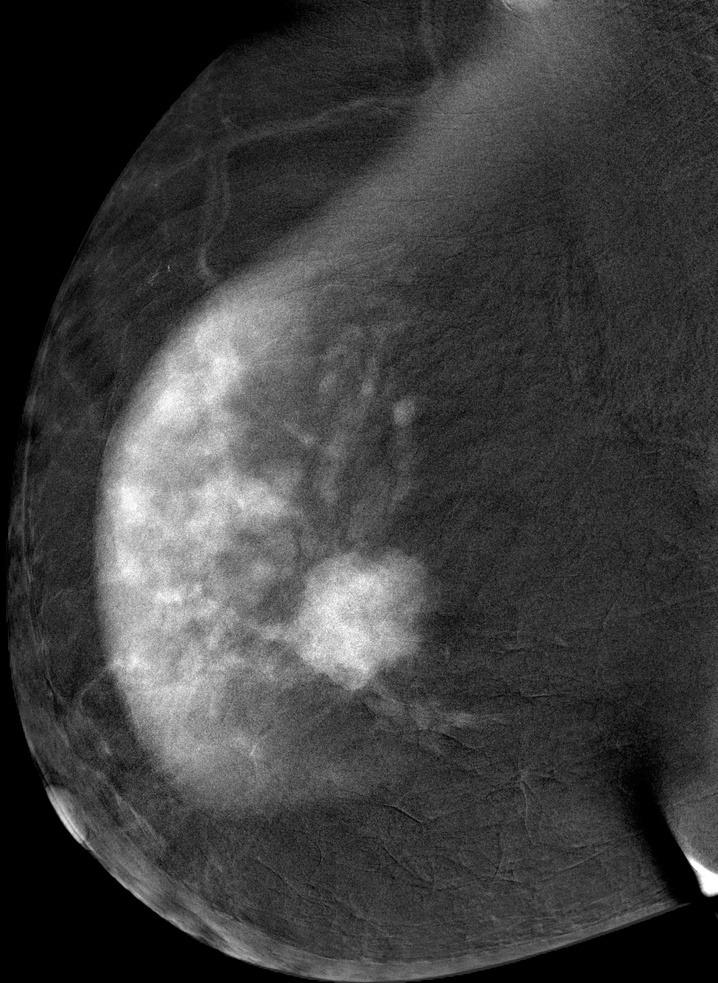
%> input picture program/sample_images/cdd-cancerous-1.jpg, 718 x 983 px, shrunk from 1858 x 2543 before the run
$ octave --eval "result = Sharpener('program/sample_images/cdd-cancerous-1.jpg');"   (GNU Octave 9; MATLAB toolbox functions it lacks are replaced by stand-ins)
%> lines starting %> are read from the running program, lines starting %| are printed output that depends on the picture
function finish2=Sharpener(Imgn)
%> called with Imgn = 'program/sample_images/cdd-cancerous-1.jpg'
Img=imread(Imgn);
%> Img is the input picture: size 983x718 uint8; min 0, max 255, mean 61.4
filt=imgaussfilt(Img,10);
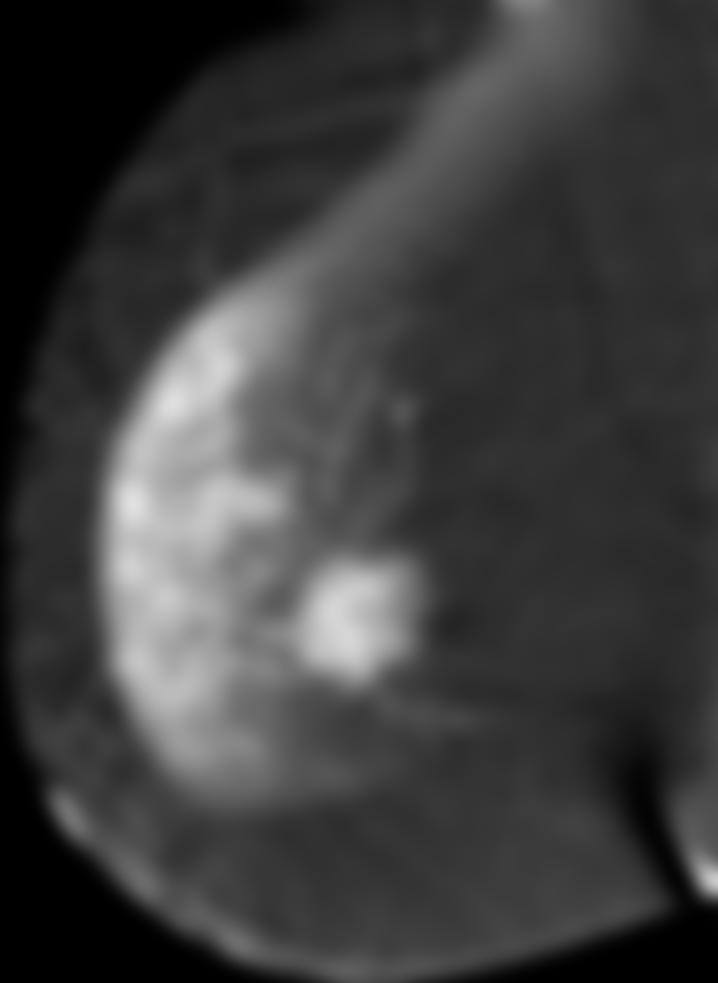
%> filt: size 983x718 uint8; min 0, max 224, mean 61.4
sub=Img-filt;
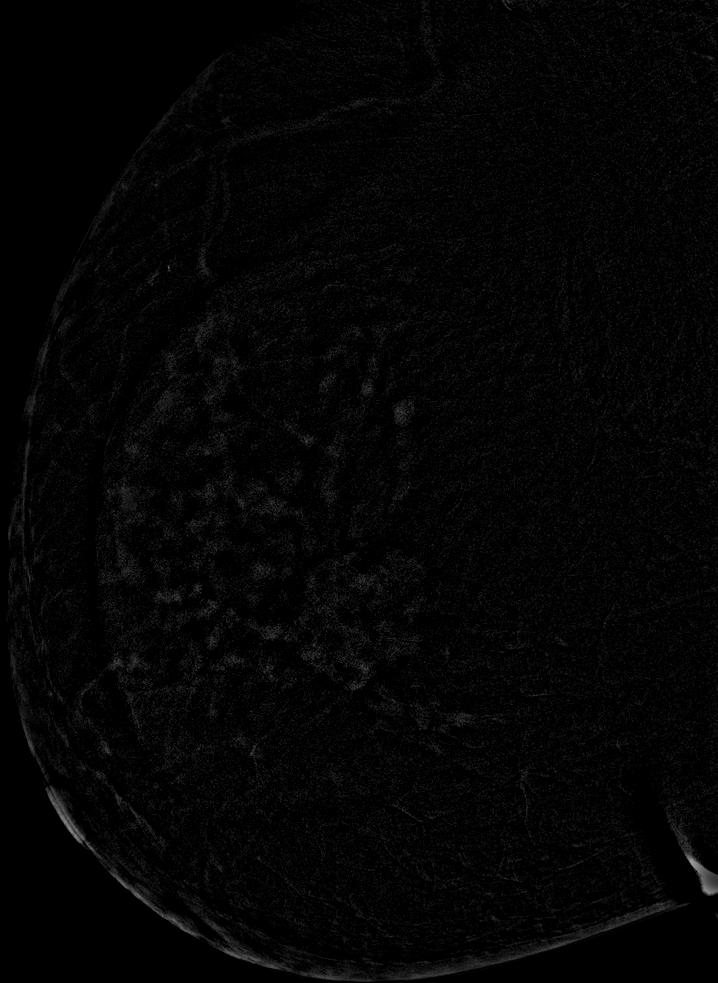
%> sub: size 983x718 uint8; min 0, max 162, mean 4.3
sharp=Img+sub;
finish=uint8(255*mat2gray(sharp));
fry=uint8(255*mat2gray(Img));
frit=imgaussfilt(fry,8);
sub2=fry-frit;
sharp2=fry+sub2;
finish2=uint8(255*mat2gray(sharp2));
end

$ run again, on program/sample_images/cdd-cancerous-2.jpg
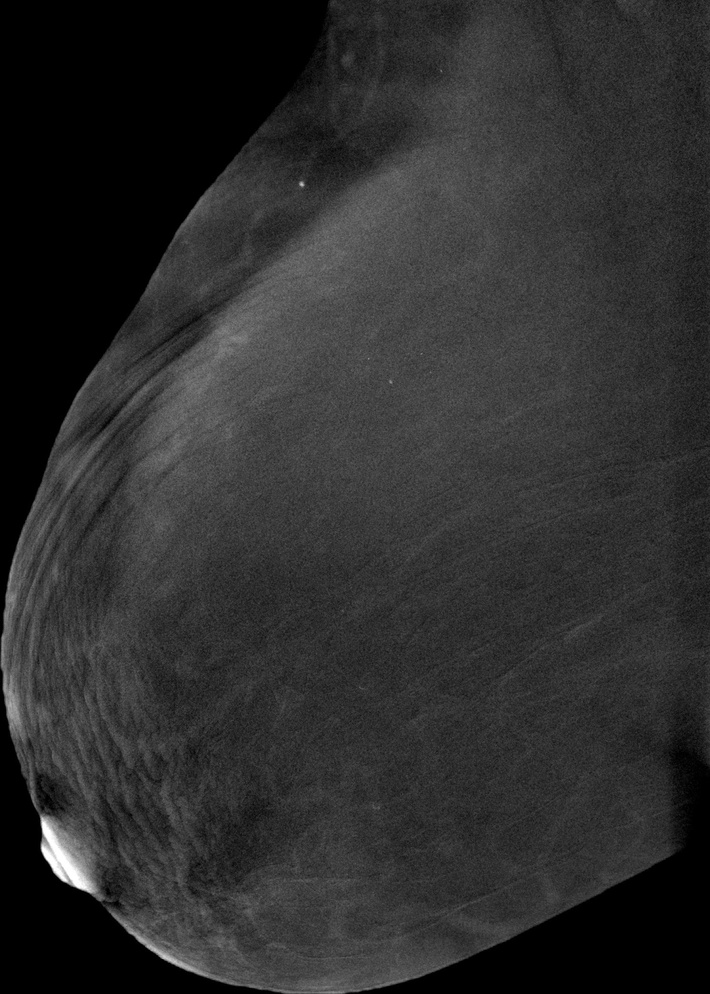
%> input picture program/sample_images/cdd-cancerous-2.jpg, 710 x 994 px, shrunk from 1491 x 2088 before the run
%> in Sharpener, Img is the input picture: size 994x710 uint8; min 0, max 255, mean 45.2
%> in Sharpener, `filt=imgaussfilt(Img,10);`:
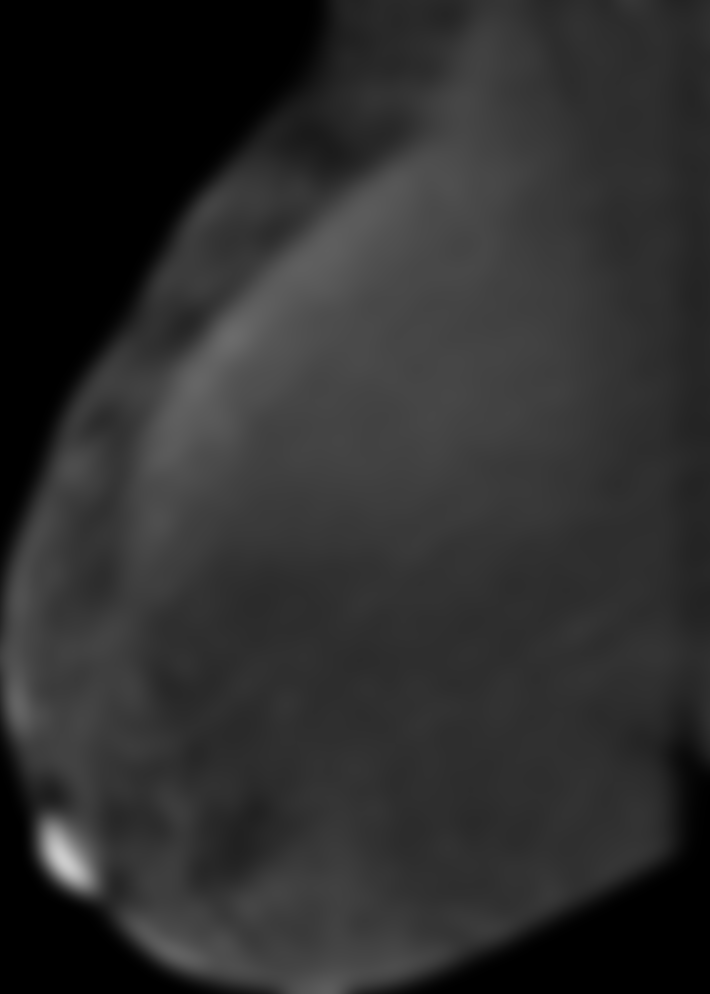
%> filt: size 994x710 uint8; min 0, max 204, mean 45.2
%> in Sharpener, `sub=Img-filt;`:
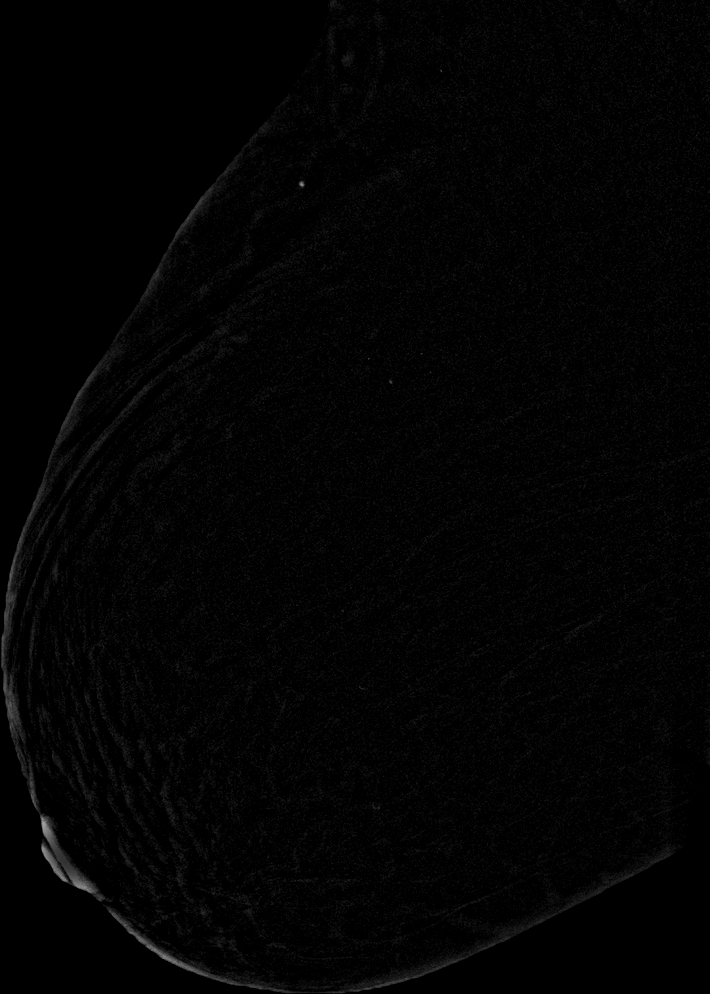
%> sub: size 994x710 uint8; min 0, max 163, mean 3.1

$ run again, on program/sample_images/cdd-cancerous-3.jpg
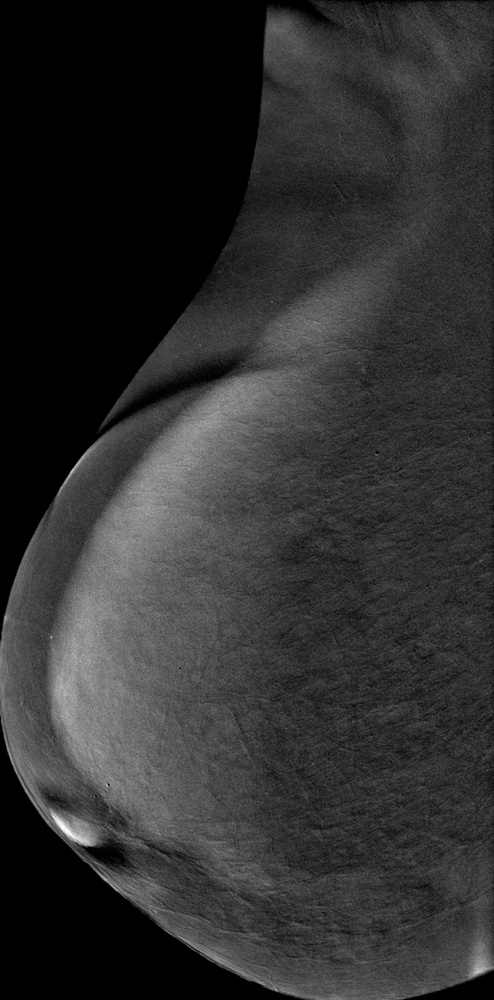
%> input picture program/sample_images/cdd-cancerous-3.jpg, 494 x 1000 px, shrunk from 1375 x 2785 before the run
%> in Sharpener, Img is the input picture: size 1000x494 uint8; min 0, max 255, mean 47
%> in Sharpener, `filt=imgaussfilt(Img,10);`:
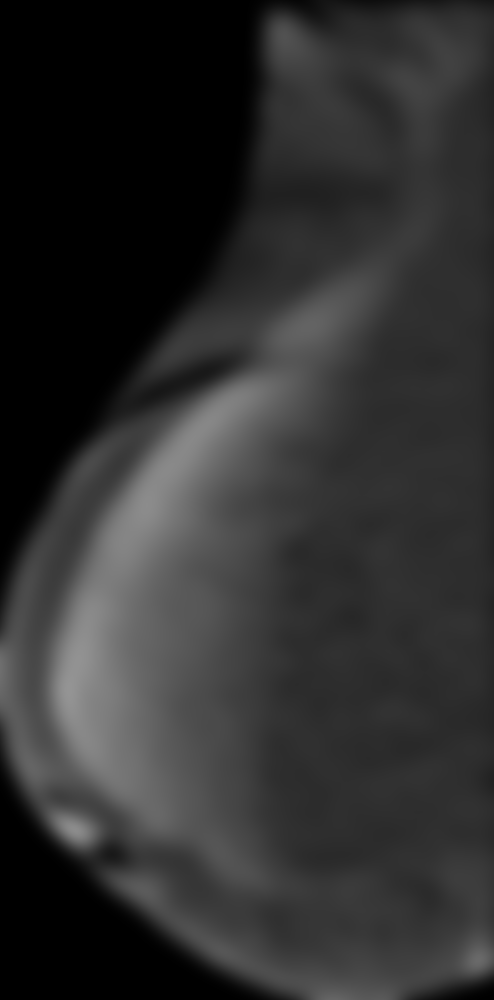
%> filt: size 1000x494 uint8; min 0, max 148, mean 46.9
%> in Sharpener, `sub=Img-filt;`:
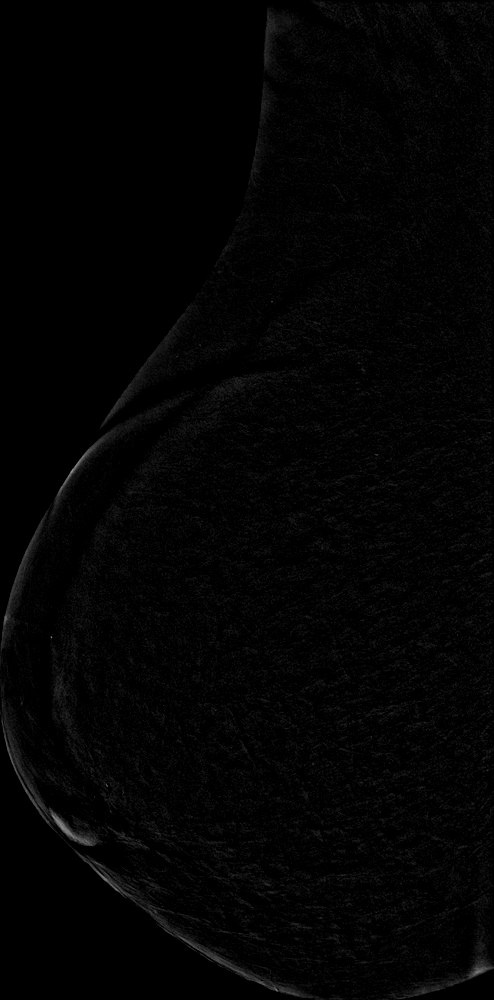
%> sub: size 1000x494 uint8; min 0, max 145, mean 3.3

$ run again, on program/sample_images/cdd-non-cancerous-1.jpg
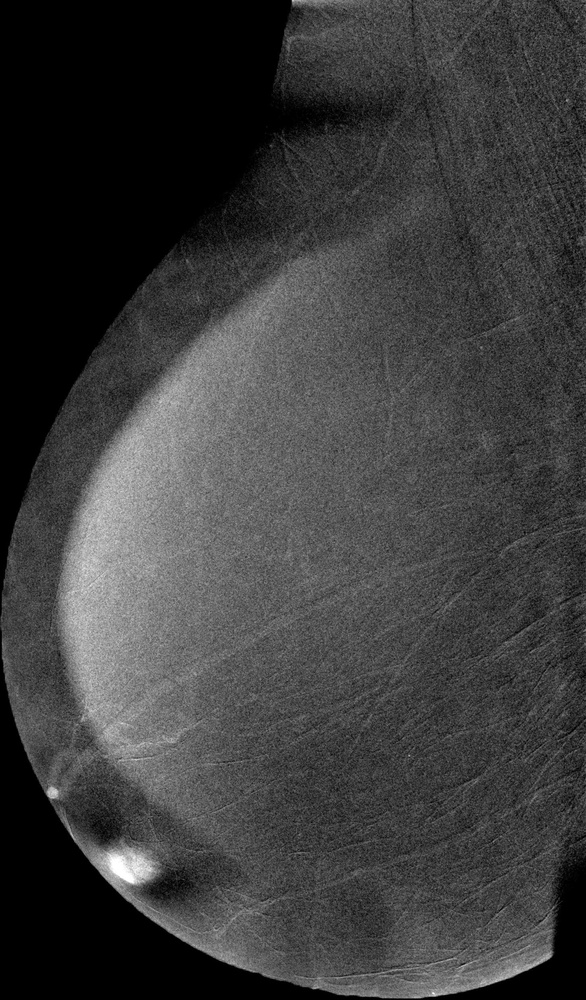
%> input picture program/sample_images/cdd-non-cancerous-1.jpg, 586 x 1000 px, shrunk from 1453 x 2479 before the run
%> in Sharpener, Img is the input picture: size 1000x586 uint8; min 0, max 255, mean 60.3
%> in Sharpener, `filt=imgaussfilt(Img,10);`:
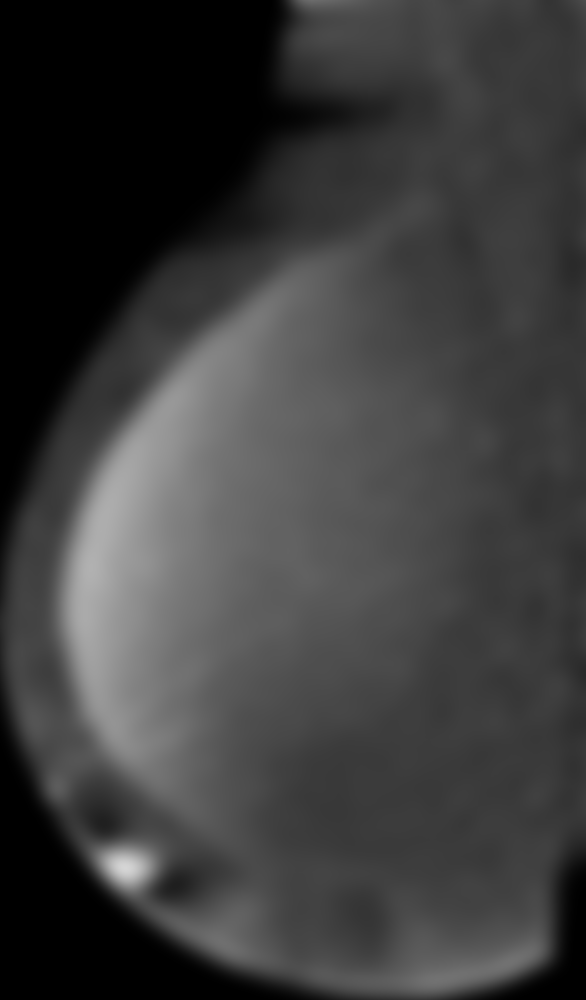
%> filt: size 1000x586 uint8; min 0, max 213, mean 60.3
%> in Sharpener, `sub=Img-filt;`:
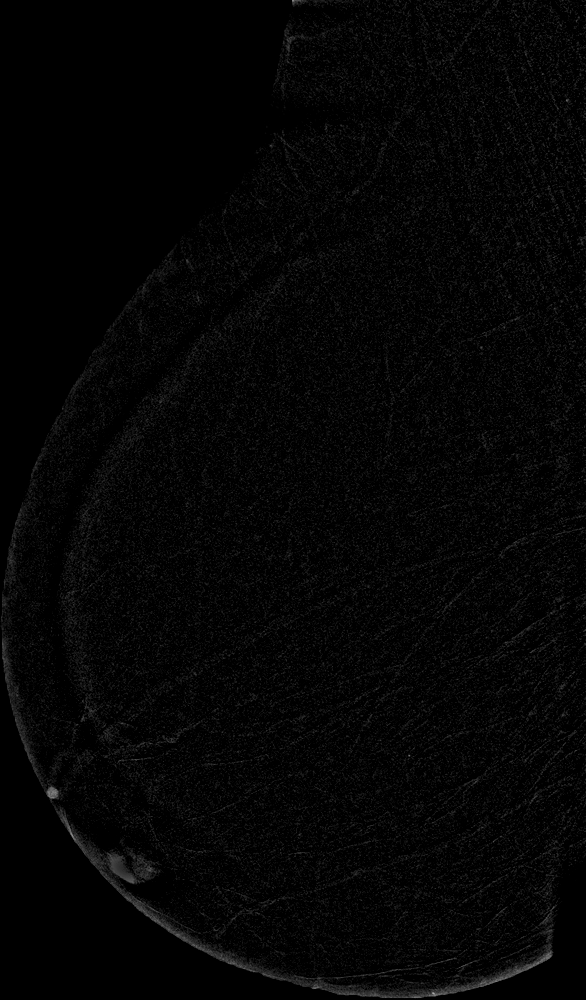
%> sub: size 1000x586 uint8; min 0, max 171, mean 4.9
